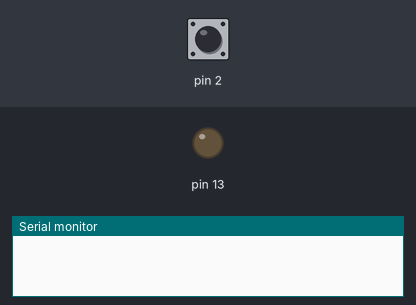
The sketch below on a simulated Arduino Uno, built with avr-gcc and run on an emulated ATmega328P. Shown: output pins drawn as LEDs (lit = HIGH), the last lines printed to the serial monitor. The test bench sets the inputs (shaded band); at power-on: pin 2 HIGH.

Above: at 1.2 s.
1.3 s: pin 2 pulled LOW for 0.15 s
At 1.38 s:
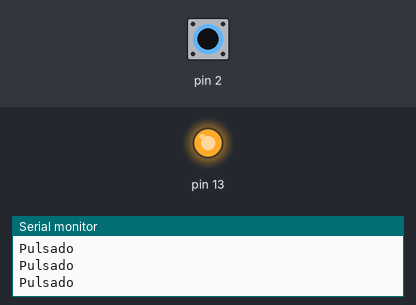
2.9 s: pin 2 pulled LOW for 3.2 s
At 6.9 s:
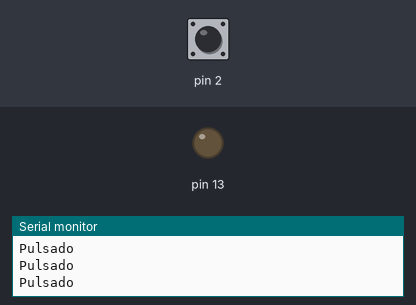
Timing chart, 0 to 8.4 s (numbered marks = the images above; inputs shaded):
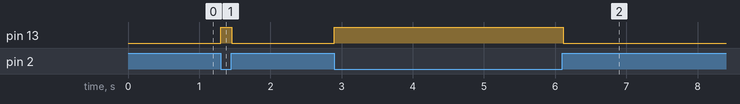

The sketch:

boton-sin-actualizar.ino
```cpp
// Fallo: olvida actualizar la lectura anterior (repite el mensaje mientras está pulsado).
int anterior = HIGH;

void setup() {
  pinMode(2, INPUT_PULLUP);
  pinMode(13, OUTPUT);
  Serial.begin(9600);
}

void loop() {
  int lectura = digitalRead(2);
  digitalWrite(13, lectura == LOW ? HIGH : LOW);
  if (lectura != anterior) {
    Serial.println(lectura == LOW ? "Pulsado" : "Suelto");
    delay(20);
  }
}
```

Measured:
- after the input at 1.3 s, pin 13: LOW → HIGH at once, → LOW 0.16 s later
- after the input at 2.9 s, pin 13: LOW → HIGH at once, → LOW 3.2 s later
